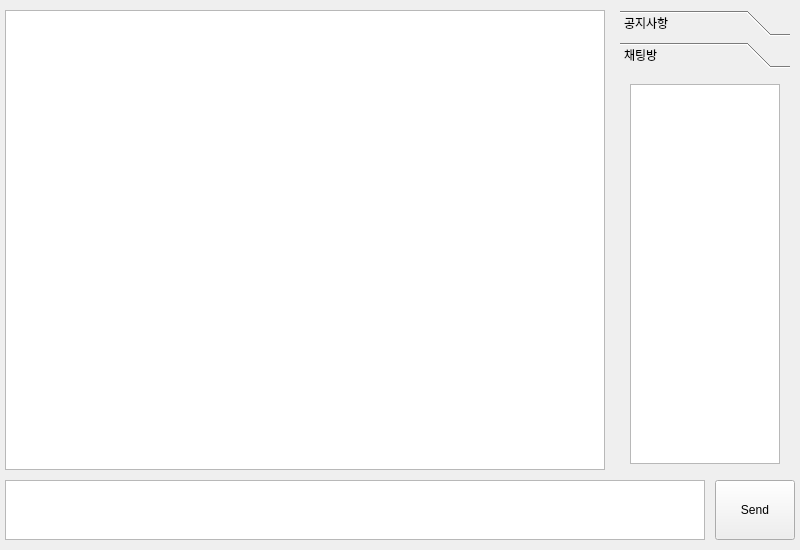
<?xml version="1.0" encoding="UTF-8"?>
<ui version="4.0">
 <class>AdminChatForm</class>
 <widget class="QWidget" name="AdminChatForm">
  <property name="geometry">
   <rect>
    <x>0</x>
    <y>0</y>
    <width>800</width>
    <height>550</height>
   </rect>
  </property>
  <property name="windowTitle">
   <string>Form</string>
  </property>
  <widget class="QStackedWidget" name="stackedWidget">
   <property name="geometry">
    <rect>
     <x>5</x>
     <y>10</y>
     <width>600</width>
     <height>460</height>
    </rect>
   </property>
   <property name="currentIndex">
    <number>1</number>
   </property>
   <widget class="QWidget" name="page_0">
    <widget class="QTextEdit" name="annChatEdit">
     <property name="geometry">
      <rect>
       <x>0</x>
       <y>0</y>
       <width>600</width>
       <height>460</height>
      </rect>
     </property>
     <property name="toolTip">
      <string>&lt;html&gt;&lt;head/&gt;&lt;body&gt;&lt;p&gt;ann_chat_edit&lt;/p&gt;&lt;/body&gt;&lt;/html&gt;</string>
     </property>
     <property name="readOnly">
      <bool>true</bool>
     </property>
    </widget>
   </widget>
   <widget class="QWidget" name="page_1">
    <widget class="QTextEdit" name="mainChatEdit">
     <property name="geometry">
      <rect>
       <x>0</x>
       <y>0</y>
       <width>600</width>
       <height>460</height>
      </rect>
     </property>
     <property name="toolTip">
      <string>&lt;html&gt;&lt;head/&gt;&lt;body&gt;&lt;p&gt;main_chat_edit&lt;/p&gt;&lt;/body&gt;&lt;/html&gt;</string>
     </property>
     <property name="readOnly">
      <bool>true</bool>
     </property>
    </widget>
   </widget>
  </widget>
  <widget class="QPushButton" name="sendButton">
   <property name="geometry">
    <rect>
     <x>715</x>
     <y>480</y>
     <width>80</width>
     <height>60</height>
    </rect>
   </property>
   <property name="text">
    <string>Send</string>
   </property>
  </widget>
  <widget class="QToolBox" name="toolBox">
   <property name="geometry">
    <rect>
     <x>620</x>
     <y>10</y>
     <width>170</width>
     <height>460</height>
    </rect>
   </property>
   <property name="currentIndex">
    <number>1</number>
   </property>
   <widget class="QWidget" name="annTool">
    <property name="geometry">
     <rect>
      <x>0</x>
      <y>0</y>
      <width>170</width>
      <height>400</height>
     </rect>
    </property>
    <attribute name="label">
     <string>공지사항</string>
    </attribute>
   </widget>
   <widget class="QWidget" name="chatTool">
    <property name="geometry">
     <rect>
      <x>0</x>
      <y>0</y>
      <width>170</width>
      <height>400</height>
     </rect>
    </property>
    <attribute name="label">
     <string>채팅방</string>
    </attribute>
    <widget class="QTableWidget" name="attendanceWidget">
     <property name="geometry">
      <rect>
       <x>10</x>
       <y>10</y>
       <width>150</width>
       <height>380</height>
      </rect>
     </property>
    </widget>
   </widget>
  </widget>
  <widget class="QTextEdit" name="chatEdit">
   <property name="geometry">
    <rect>
     <x>5</x>
     <y>480</y>
     <width>700</width>
     <height>60</height>
    </rect>
   </property>
  </widget>
 </widget>
 <resources/>
 <connections/>
</ui>
